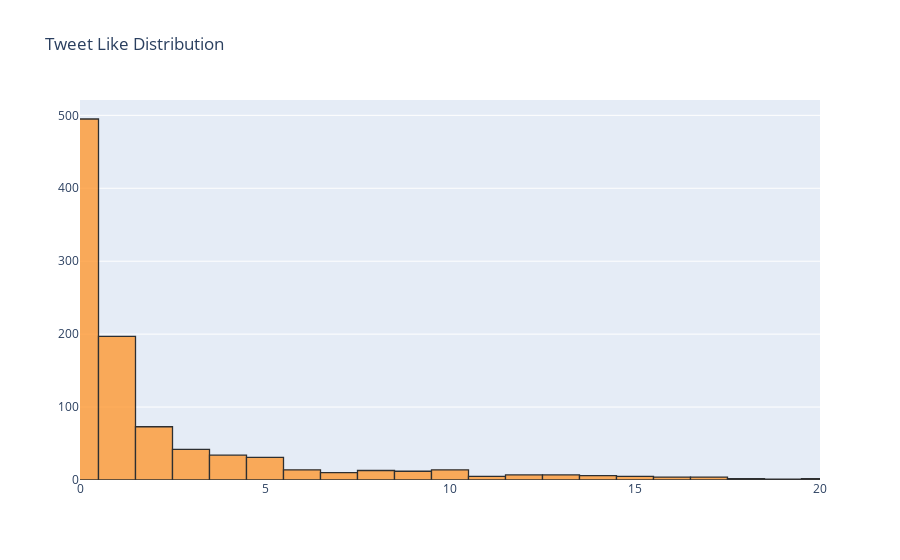
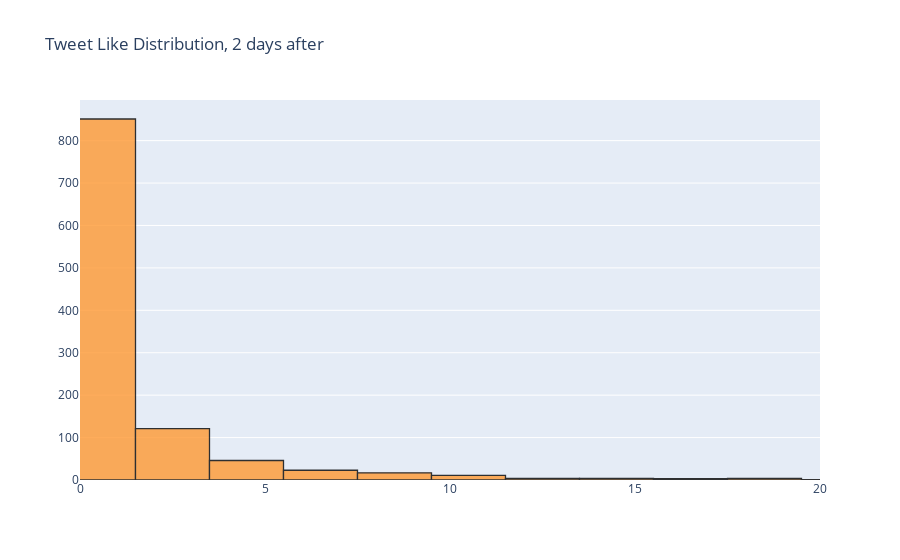

The code cell stored with these charts, in order, in its notebook:
### Code cell
import plotly 
import cufflinks as cf
import plotly.graph_objs as go
cf.go_offline()
cf.set_config_file(offline=False, world_readable=True)
#number of likes per tweet
fig = df['likes'].iplot(
    kind='hist',
    bins=1000,
    xTitle='likes',
    linecolor='black',
    yTitle='count',
    layout = go.Layout(xaxis=dict(range=[0, 20]),
    title='Tweet Like Distribution'))
fignew = dfnew['likes'].iplot(
    kind='hist',
    bins=1000,
    xTitle='likes',
    linecolor='black',
    yTitle='count',
    layout = go.Layout(xaxis=dict(range=[0, 20]),
    title='Tweet Like Distribution, 2 days after'))

### Figure 1 — Plotly figure (JSON) as saved in the notebook; plotly's stock layout.template omitted (floating-point values rounded to 4 significant figures; data arrays with more than 128 entries replaced by an {"elided": "..."} marker saying what was removed)
{"data": [{"histfunc": "count", "histnorm": "", "marker": {"color": "rgba(255, 153, 51, 1.0)", "line": {"color": "#000000", "width": 1.3}}, "name": "likes", "nbinsx": 1000, "opacity": 0.8, "orientation": "v", "type": "histogram", "x": {"elided": "1023 int values"}}], "layout": {"barmode": "overlay", "title": {"text": "Tweet Like Distribution"}, "xaxis": {"range": [0, 20]}}}

### Figure 2 — Plotly figure (JSON) as saved in the notebook; plotly's stock layout.template omitted (floating-point values rounded to 4 significant figures; data arrays with more than 128 entries replaced by an {"elided": "..."} marker saying what was removed)
{"data": [{"histfunc": "count", "histnorm": "", "marker": {"color": "rgba(255, 153, 51, 1.0)", "line": {"color": "#000000", "width": 1.3}}, "name": "likes", "nbinsx": 1000, "opacity": 0.8, "orientation": "v", "type": "histogram", "x": {"elided": "1128 int values"}}], "layout": {"barmode": "overlay", "title": {"text": "Tweet Like Distribution, 2 days after"}, "xaxis": {"range": [0, 20]}}}
